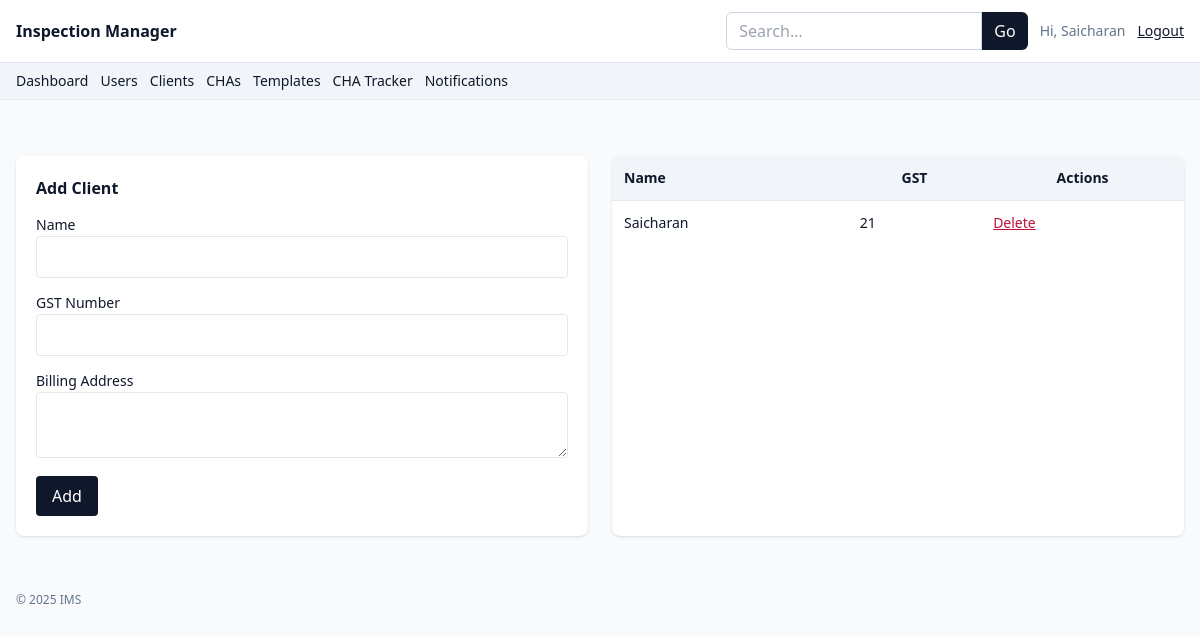
/clients (signed in), run on the app's committed database.
### app.py (models this page shows)
class Client(db.Model):
    __tablename__ = "client"
    id = db.Column(db.Integer, primary_key=True)
    name = db.Column(db.String(160), nullable=False)
    gst_number = db.Column(db.String(40))
    billing_address = db.Column(db.Text)

### app.py (the view, shortened to what this page needs)
@app.route("/clients", methods=["GET","POST"], endpoint="clients_list")
@role_required(Role.ADMIN)
def clients_list():
    data = Client.query.order_by(Client.name.asc()).all()
    return render_template("clients.html", data=data)

### app.py (called while the page is built)
def role_required(*roles):
    def deco(fn):
        from functools import wraps
        @wraps(fn)
        def wrap(*a, **kw):
            if not session.get("user_id"):
                flash("Please login.", "warning")
                return redirect(url_for("login"))
            if roles and session.get("role") not in roles:
                flash("Unauthorized.", "danger")
                return redirect(url_for("dashboard"))
            return fn(*a, **kw)
        return wrap
    return deco

@app.context_processor
def inject_globals():
    return dict(
        Role=Role, InspectionStatus=InspectionStatus, InvoiceStatus=InvoiceStatus,
        ReportStatus=ReportStatus, CommissionStatus=CommissionStatus, now=datetime.utcnow,
        User=User, InspectionType=InspectionType
    )

### templates/clients.html (shortened to what this page needs)
{% extends "base.html" %}
{% block content %}
<div class="grid md:grid-cols-2 gap-6">
    <div class="bg-white rounded-lg shadow p-5">
        <h2 class="font-semibold mb-3">Add Client</h2>
        <form method="post" class="space-y-3">
            <div><label class="text-sm">Name</label><input name="name" required class="w-full border rounded px-3 py-2">
            </div>
            <div><label class="text-sm">GST Number</label><input name="gst_number"
                    class="w-full border rounded px-3 py-2"></div>
            <div><label class="text-sm">Billing Address</label><textarea name="billing_address"
                    class="w-full border rounded px-3 py-2"></textarea></div>
            <button class="bg-slate-900 text-white rounded px-4 py-2">Add</button>
        </form>
    </div>
    <div class="bg-white rounded-lg shadow overflow-hidden">
        <table class="w-full text-sm">
            <thead class="bg-slate-100">
                <tr>
                    <th class="p-3 text-left">Name</th>
                    <th class="p-3">GST</th>
                    <th class="p-3">Actions</th>
                </tr>
            </thead>
            <tbody>
                {% for c in data %}
                <tr class="border-t">
                    <td class="p-3">{{ c.name }}</td>
                    <td class="p-3">{{ c.gst_number }}</td>
                    <td class="p-3">
                        <form method="post" action="{{ url_for('clients_delete', cid=c.id) }}"
                            onsubmit="return confirm('Delete client?')">
                            <button class="text-rose-700 underline">Delete</button>
                        </form>
                    </td>
                </tr>{% endfor %}
            </tbody>
        </table>
    </div>
</div>
{% endblock %}

### templates/base.html (shortened to what this page needs)
<!doctype html>
<html lang="en">
<head>
    <script src="https://cdn.tailwindcss.com"></script>
</head>
<body class="bg-slate-50 text-slate-900">
    <nav class="bg-white border-b border-slate-200">
        <div class="mx-auto max-w-7xl px-4 py-3 flex items-center justify-between">
            <a href="{{ url_for('dashboard') }}" class="font-semibold">Inspection Manager</a>
            <div class="flex items-center gap-3">
                {% if session.get('user_id') %}
                <form action="{{ url_for('global_search') }}" method="get" class="hidden md:flex">
                    <input name="q" value="{{ request.args.get('q','') }}" placeholder="Search…"
                        class="rounded-l-md border border-slate-300 px-3 py-1.5 focus:outline-none focus:ring w-64">
                    <button class="rounded-r-md bg-slate-900 text-white px-3">Go</button>
                </form>
                <span class="text-sm text-slate-500">Hi, {{ session.get('user_name') }}</span>
                <a class="text-sm underline" href="{{ url_for('logout') }}">Logout</a>
                {% else %}
                <a class="text-sm underline" href="{{ url_for('login') }}">Login</a>
                {% endif %}
            </div>
        </div>
    </nav>
    {% if session.get('user_id') %}
    <div class="bg-slate-100 border-b border-slate-200">
        <div class="mx-auto max-w-7xl px-4 py-2 flex flex-wrap gap-3 text-sm">
            <a class="hover:underline" href="{{ url_for('dashboard') }}">Dashboard</a>
            {% if session.get('role') == Role.ADMIN %}
            <a class="hover:underline" href="{{ url_for('users_admin') }}">Users</a>
            <a class="hover:underline" href="{{ url_for('clients_list') }}">Clients</a>
            <a class="hover:underline" href="{{ url_for('chas_list') }}">CHAs</a>
            <a class="hover:underline" href="{{ url_for('templates_mgmt') }}">Templates</a>
            {% endif %}
            {% if session.get('role') in [Role.ADMIN, Role.ACCOUNTANT] %}
            <a class="hover:underline" href="{{ url_for('cha_tracker') }}">CHA Tracker</a>
            {% endif %}
            <a class="hover:underline" href="{{ url_for('notifications') }}">Notifications</a>
        </div>
    </div>
    {% endif %}
    <div class="mx-auto max-w-7xl px-4 py-4 space-y-2">
    </div>
    <main class="mx-auto max-w-7xl px-4 py-6">{% block content %}{% endblock %}</main>
    <footer class="mx-auto max-w-7xl px-4 py-8 text-xs text-slate-500">
        &copy; {{ now().year }} IMS
    </footer>
</body>
</html>

### data on the page
Client: get "Saicharan", name "Saicharan", gst_number "21"
